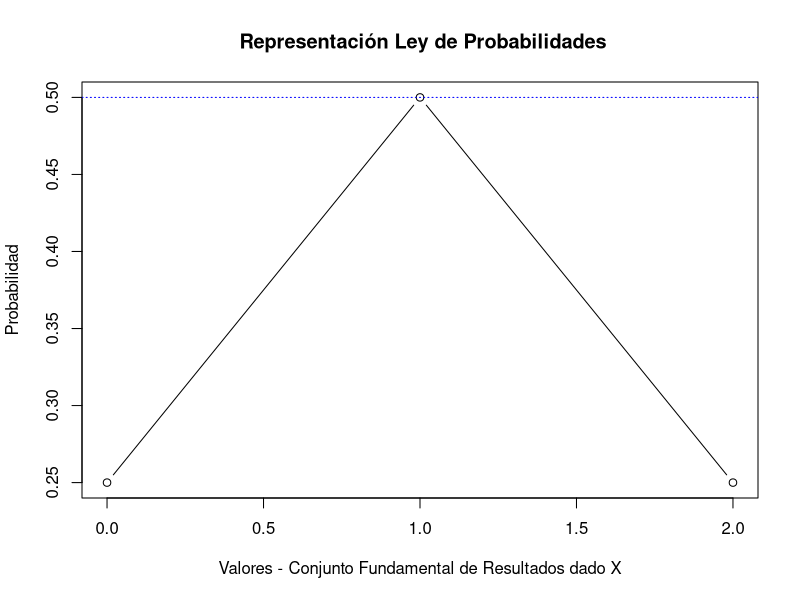
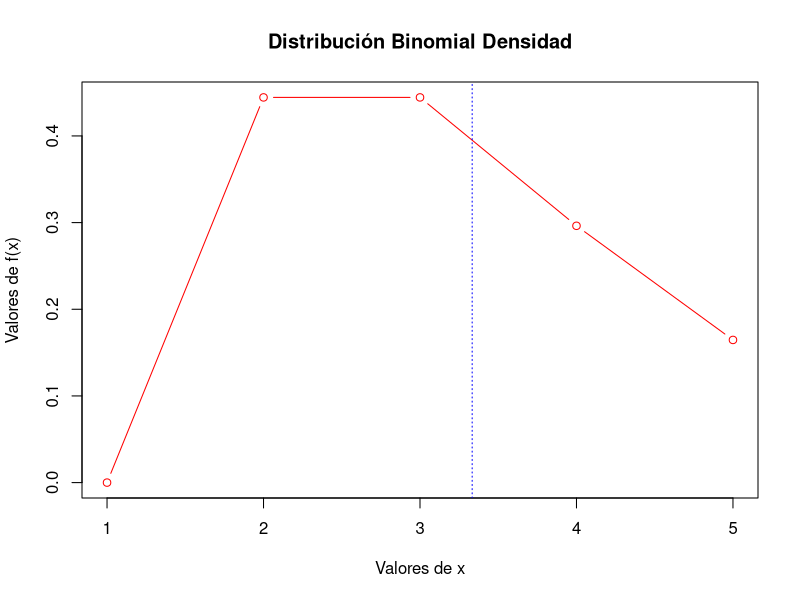
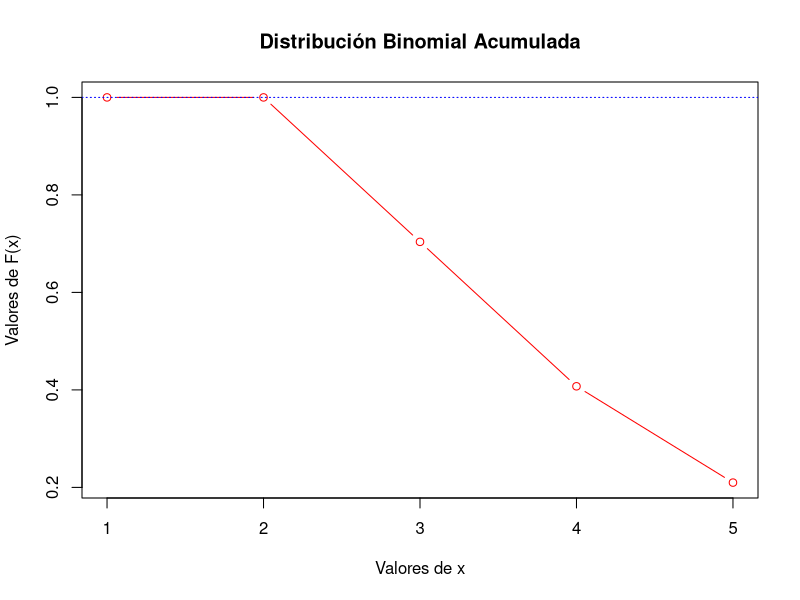
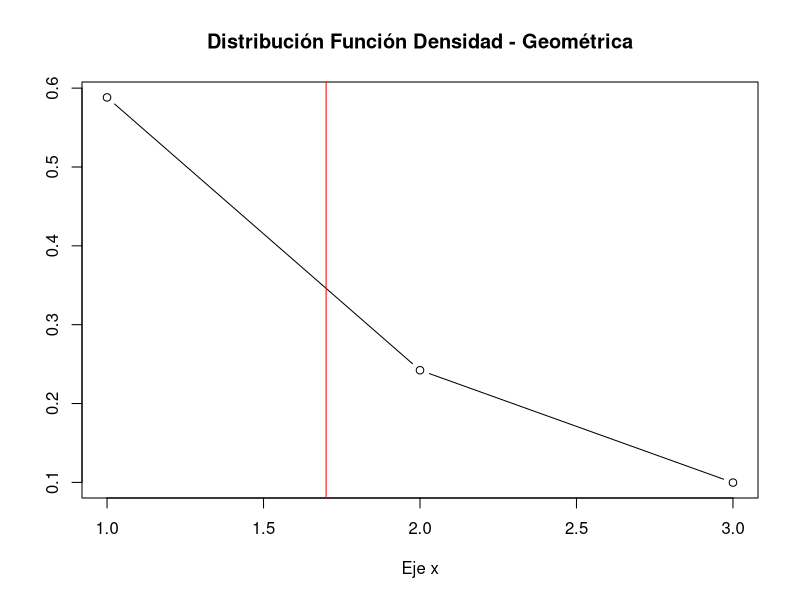
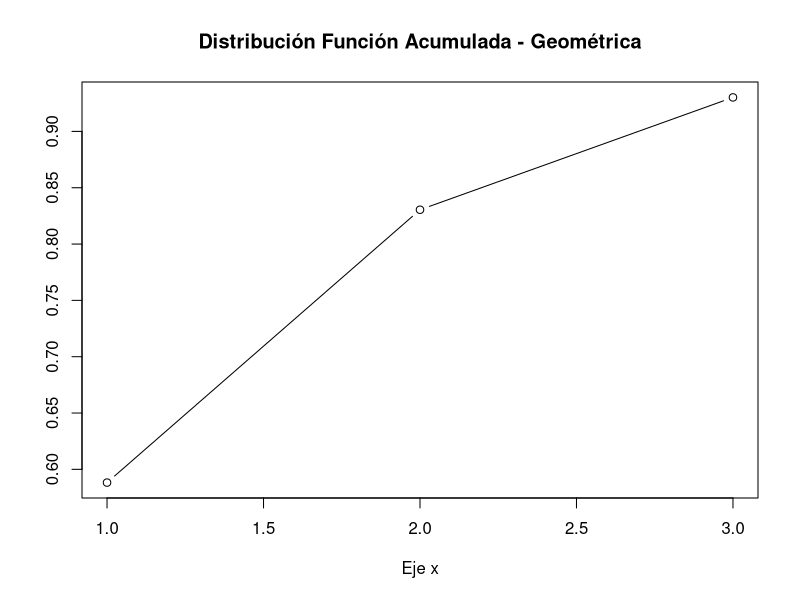
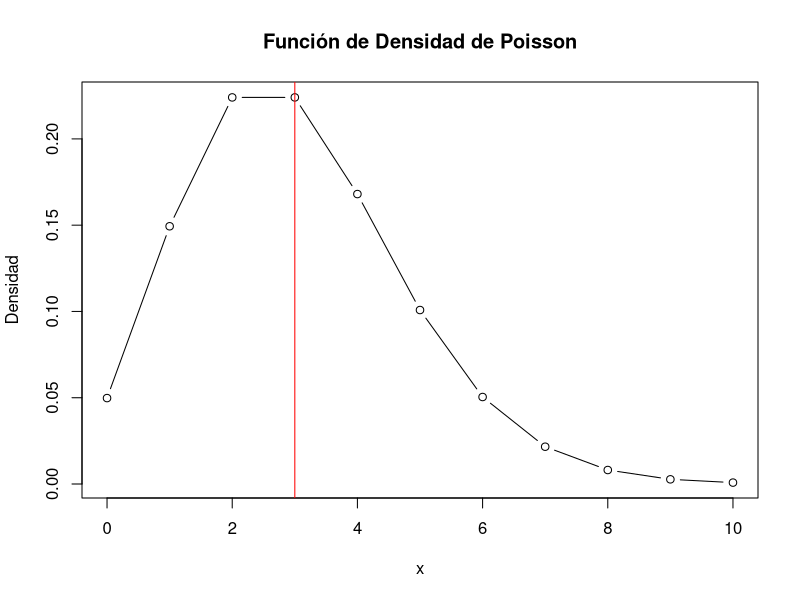
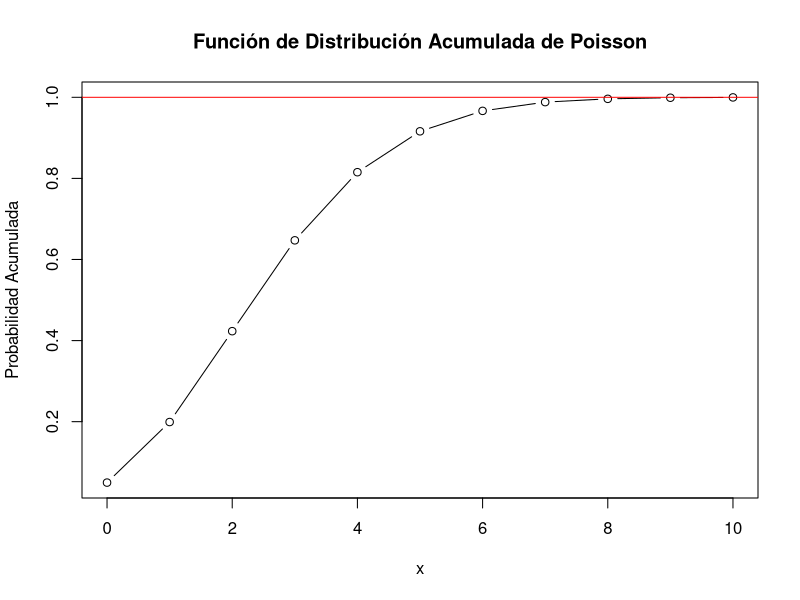
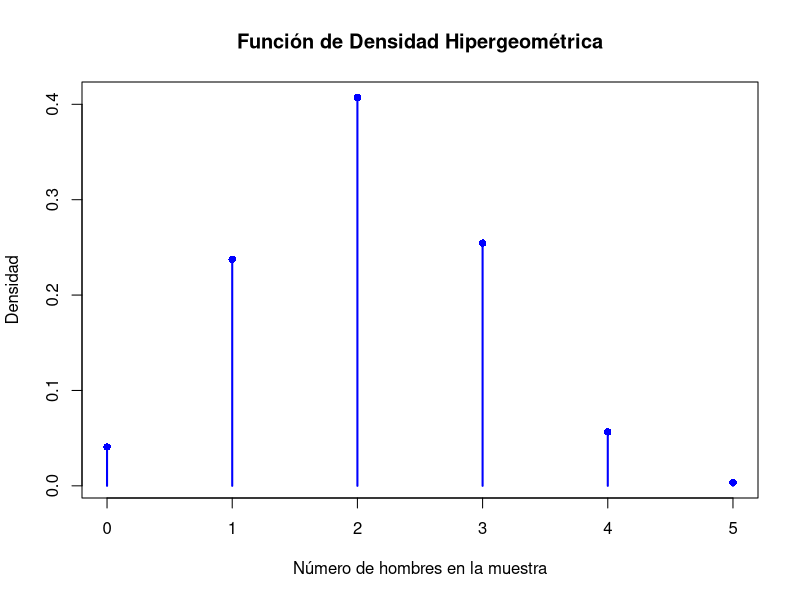

Source code (R) for these figures, in order:
## ---- chunk 1
# Generando los valores
x <- c(0, 1, 2)
y <- c(1/4,1/2,1/4)

# Generando la gráfica
plot(x, y, main = " Representación Ley de Probabilidades",
     xlab = "Valores - Conjunto Fundamental de Resultados dado X",
     ylab = "Probabilidad",
     type = "b", col = "black")
abline(h = 0.5, lty = 3, col = "blue")

## ---- chunk 2
# Cálculo de probabilidad, con función de R
  # Datos
    n <- 5
    p <- 10/15
    x <- 2
    
cat( "El valor de la probabilidad es: ",dbinom(x, n, p))
cat("La Esperanza Matemática es:", n*p)

# Gráfica de Distribución Binomial Densidad
plot(1:n, dbinom(x, 1:n, p), main = "Distribución Binomial Densidad",
     xlab = "Valores de x", ylab = "Valores de f(x)",
     type = "b", col = "red")
abline(v = n*p, lty = 3, col = "blue")

# Gráfica de Distribución Binomial Acumulada
plot(1:n, pbinom(x, 1:n, p), main = "Distribución Binomial Acumulada",
     xlab = "Valores de x", ylab = "Valores de F(x)",
     type = "b", col = "red")
abline(h = 1, lty = 3, col = "blue")


## ---- chunk 3
# Probabilidad de mujeres 10/17
  # Usaremos la función por defecto en R
dgeom(x = 3-1, prob = 10/17)

# Al usar la función en R para esta distribución. Tener en cuenta su ecuación,
# ya que la función considere 'x' y no 'x-1' como mencionan los textos.

# Grafiquemos
# Función Densidad
x = seq(1,3)
plot(x, y = dgeom(x-1, prob = 10/17),
     main = "Distribución Función Densidad - Geométrica",
     xlab = "Eje x",
     ylab = " ",
     type = "b")
abline(v = 1/(10/17), col = "red")

# Función Acumulada
plot(x, pgeom(x-1, prob = 10/17),
     main = "Distribución Función Acumulada - Geométrica",
     xlab = "Eje x",
     ylab = " ",
     type = "b")
abline(h = 1, col = "red")
## ---- chunk 4
dpois(x = 2, lambda = 3)

# Grafiquemos
# Función Densidad
x <- 0:10  # Valores de x para los que se calculará la densidad de Poisson
lambda <- 3  # Parámetro lambda de la distribución de Poisson
# Calcula la densidad de Poisson para cada valor de x
densidad <- dpois(x, lambda)
# Grafica la función de densidad de Poisson
plot(x, densidad, type = "b", main = "Función de Densidad de Poisson", xlab = "x", ylab = "Densidad")
abline(v = lambda, col = "red")

# Función Acumulada
# Calcula la función de distribución acumulada de Poisson para cada valor de x
acumulada <- ppois(x, lambda)
# Grafica la función de distribución acumulada de Poisson
plot(x, acumulada, type = "b", main = "Función de Distribución Acumulada de Poisson", xlab = "x", ylab = "Probabilidad Acumulada")
abline(h=1, col = "red")
## ---- chunk 5
# Parámetros
n_hombres <- 7
n_mujeres <- 10
total_personas <- n_hombres + n_mujeres
n_seleccionados <- 5
x <- 2  # Número de hombres que queremos en la muestra

# Cálculo de la probabilidad hipergeométrica
probabilidad <- dhyper(x, n_hombres, n_mujeres, n_seleccionados)
probabilidad
## ---- chunk 6
# Gráficas para Dist. Hipergeométrica
# Valores posibles de x (número de hombres en la muestra)
x_vals <- 0:n_seleccionados

# Función de densidad
densidad <- dhyper(x_vals, n_hombres, n_mujeres, n_seleccionados)

# Graficar la función de densidad
plot(x_vals, densidad, type = "h", main = "Función de Densidad Hipergeométrica",
     xlab = "Número de hombres en la muestra", ylab = "Densidad",
     lwd = 2, col = "blue")
points(x_vals, densidad, pch = 16, col = "blue")

# Función de distribución acumulada
acumulada <- phyper(x_vals, n_hombres, n_mujeres, n_seleccionados)

# Graficar la función de distribución acumulada
plot(x_vals, acumulada, type = "s", main = "Función de Distribución Acumulada Hipergeométrica",
     xlab = "Número de hombres en la muestra", ylab = "Probabilidad Acumulada",
     lwd = 2, col = "blue")
points(x_vals, acumulada, pch = 16, col = "blue")

